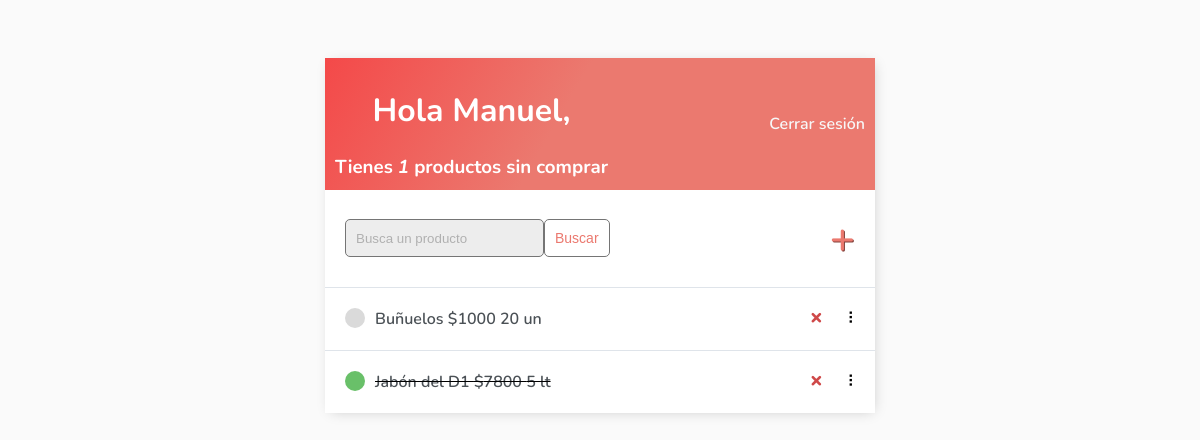
The app's page / (signed in), older data.
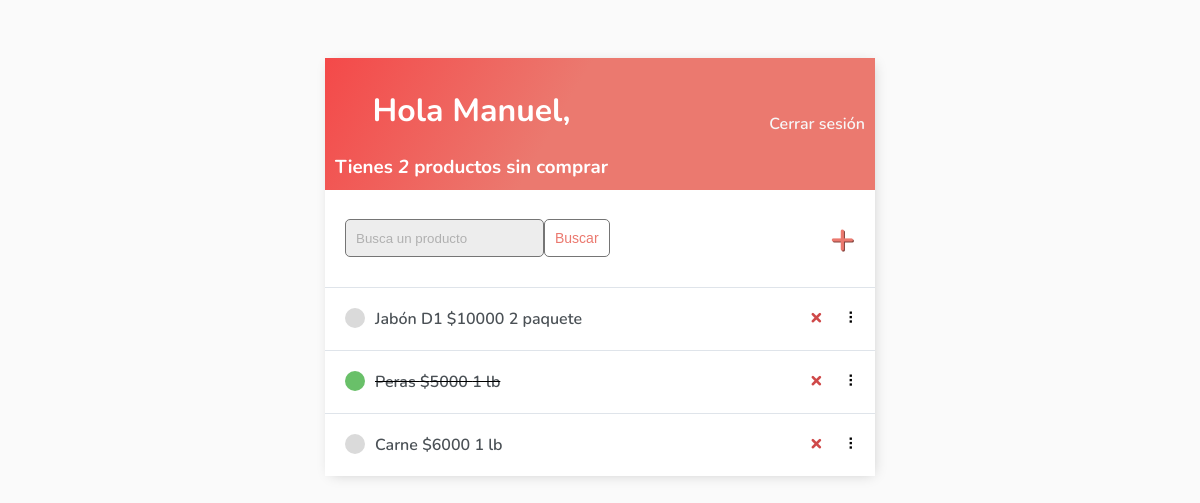
The same page, newer data.
### base/models.py (models this page shows)
class Product(models.Model):
    CATEGORY = (
    ('alimentos', 'Alimentos'),
    ('limpieza', 'Limpieza'),
    ('ropa', 'Ropa'),
    ('electrónicos', 'Electrónicos'),
    ('hogar', 'Hogar'),
    ('belleza', 'Belleza'),
    ('juguetes', 'Juguetes'),
    ('otros', 'Otros'),
    )
    UNIT = (
        ('un', 'Unidad'),
        ('paquete', 'Paquete'),
        ('kg', 'Kilos'),
        ('lb', 'Libras'),
        ('lt', 'Litros'),
    )
    user = models.ForeignKey(
        User, on_delete=models.CASCADE, null=True, blank=True)
    nombre = models.CharField(max_length=50)
    precio = models.PositiveBigIntegerField(null=False)
    unidad = models.CharField(max_length=200, null=False, choices=UNIT)
    cantidad = models.PositiveSmallIntegerField(null=False)
    categoria = models.CharField(max_length=200, null=False, choices=CATEGORY)
    comprado = models.BooleanField(default=False)
    created = models.DateTimeField(auto_now_add=True)
    def __str__(self):
        return self.nombre
    class Meta:
        order_with_respect_to = 'user'

### base/views.py (the view)
# urls.py: path('', ProductList.as_view(), name='products'),
class ProductList(LoginRequiredMixin, ListView):
    model = Product
    context_object_name = 'products'
    def get_context_data(self, **kwargs):
        context = super().get_context_data(**kwargs)
        context['products'] = context['products'].filter(user=self.request.user)
        context['count'] = context['products'].filter(comprado=False).count()
        search_input = self.request.GET.get('search-area') or ''
        if search_input:
            context['products'] = context['products'].filter(
                nombre__contains=search_input)
        context['search_input'] = search_input
        return context

### base/templates/base/product_list.html (shortened to what this page needs)
{% extends 'base/main.html' %} {% block content %}
<div class="header-bar">
    <div>
        <h1>Hola {{request.user|title}},</h1>
        <h3 style="margin:0">Tienes <i>{{count}}</i> productos sin comprar</h3>
    </div>
    {% if request.user.is_authenticated %}
    <a href="{% url 'logout' %}">Cerrar sesión</a> {% else %}
    <a href="{% url 'login' %}">Iniciar sesión</a> {% endif %}
</div>
<div id="search-add-wrapper">
    <form method="GET" style="display: flex;">
        <input type='text' name='search-area' placeholder="Busca un producto" value="{{search_input}}">
        <input class="button" type="submit" value='Buscar'>
    </form>
    {% if products|length > 0 %}
    <a id="add-link" href="{% url 'product-create' %}">&#x2b;</a>
    {% endif %}
</div>
<div id="productlist" class="product-items-wrapper">
    {% for product in products %}
    <div class="product-wrapper" data-position="{{product.pk}}">
        <div class="product-title">
            {% if product.comprado %}
            <div class="product-complete-icon"></div>
            <s><a href="{% url 'product-update' product.id %}">{{product}}  ${{product.precio}}  {{product.cantidad}} {{product.unidad}}</a></s> {% else %}
            <div class="product-incomplete-icon"></div>
            <a href="{% url 'product-update' product.id %}">{{product}}  ${{product.precio}}  {{product.cantidad}} {{product.unidad}}</a> {% endif %}
        </div>
        <div class="product-controls">
            <a class="delete-link" href="{% url 'product-delete' product.id %}">&#215;</a>
            <span class="handle">&nbsp;&#10247;</span>
        </div>
    </div>
    {% empty %}
    <div style="text-align: center; padding-bottom: 10px; line-height: 1em;">
        <h3>No tienes productos en tu lista.</h3>
        <h3>Agrega un <a style="text-decoration: none; color: #e53935;" href="{% url 'product-create' %}">nuevo producto</a></h3>
    </div>
    {% endfor %}
</div>
{% endblock %}

### base/templates/base/main.html (shortened to what this page needs)
{% load static %}
<!DOCTYPE html>
<html lang="en">
<head>
</head>
<body>
    <div class="container">
        {% block content %} {% endblock content %}
    </div>
</body>
</html>

Row changes from the older to the newer data that the page shows:
removed Product: nombre "Buñuelos", precio "1000", cantidad "20", unidad "un"
removed Product: nombre "Jabón del D1", precio "7800", cantidad "5", unidad "lt"
added Product: nombre "Jabón D1", precio "10000", cantidad "2", unidad "paquete"
added Product: nombre "Peras", precio "5000", cantidad "1", unidad "lb"
added Product: nombre "Carne", precio "6000", cantidad "1", unidad "lb"
Text that changed along with them:
{{ count }}: "1" → "2"
